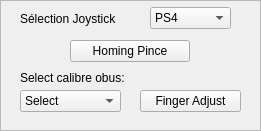
    <widget class="QFrame" name="frame_main">
     <property name="geometry">
      <rect>
       <x>10</x>
       <y>9</y>
       <width>261</width>
       <height>131</height>
      </rect>
     </property>
     <property name="frameShape">
      <enum>QFrame::StyledPanel</enum>
     </property>
     <property name="frameShadow">
      <enum>QFrame::Raised</enum>
     </property>
     <widget class="QPushButton" name="Finger_Adjust_Button">
      <property name="enabled">
       <bool>true</bool>
      </property>
      <property name="geometry">
       <rect>
        <x>140</x>
        <y>90</y>
        <width>101</width>
        <height>22</height>
       </rect>
      </property>
      <property name="text">
       <string>Finger Adjust</string>
      </property>
     </widget>
     <widget class="QPushButton" name="Gripper_Homing_Button">
      <property name="geometry">
       <rect>
        <x>70</x>
        <y>40</y>
        <width>120</width>
        <height>22</height>
       </rect>
      </property>
      <property name="text">
       <string>Homing Pince</string>
      </property>
     </widget>
     <widget class="QComboBox" name="calibre_comboBox">
      <property name="geometry">
       <rect>
        <x>20</x>
        <y>90</y>
        <width>101</width>
        <height>22</height>
       </rect>
      </property>
      <property name="maxVisibleItems">
       <number>10</number>
      </property>
      <item>
       <property name="text">
        <string>Select</string>
       </property>
      </item>
      <item>
       <property name="text">
        <string>&lt; 90 mm</string>
       </property>
      </item>
      <item>
       <property name="text">
        <string>[90, 130] mm</string>
       </property>
      </item>
      <item>
       <property name="text">
        <string>[140, 155] mm</string>
       </property>
      </item>
      <item>
       <property name="text">
        <string>&gt; 200 mm</string>
       </property>
      </item>
     </widget>
     <widget class="QLabel" name="Select_obus_label">
      <property name="geometry">
       <rect>
        <x>20</x>
        <y>70</y>
        <width>141</width>
        <height>16</height>
       </rect>
      </property>
      <property name="text">
       <string>Select calibre obus:</string>
      </property>
     </widget>
     <widget class="QLabel" name="joy_label">
      <property name="geometry">
       <rect>
        <x>20</x>
        <y>10</y>
        <width>131</width>
        <height>17</height>
       </rect>
      </property>
      <property name="text">
       <string>Sélection Joystick</string>
      </property>
     </widget>
     <widget class="QComboBox" name="joy_comboBox">
      <property name="geometry">
       <rect>
        <x>150</x>
        <y>7</y>
        <width>81</width>
        <height>22</height>
       </rect>
      </property>
      <property name="currentText">
       <string>PS4</string>
      </property>
      <property name="currentIndex">
       <number>0</number>
      </property>
      <property name="maxVisibleItems">
       <number>2</number>
      </property>
      <item>
       <property name="text">
        <string>PS4</string>
       </property>
      </item>
      <item>
       <property name="text">
        <string>ITOWA</string>
       </property>
      </item>
     </widget>
    </widget>
